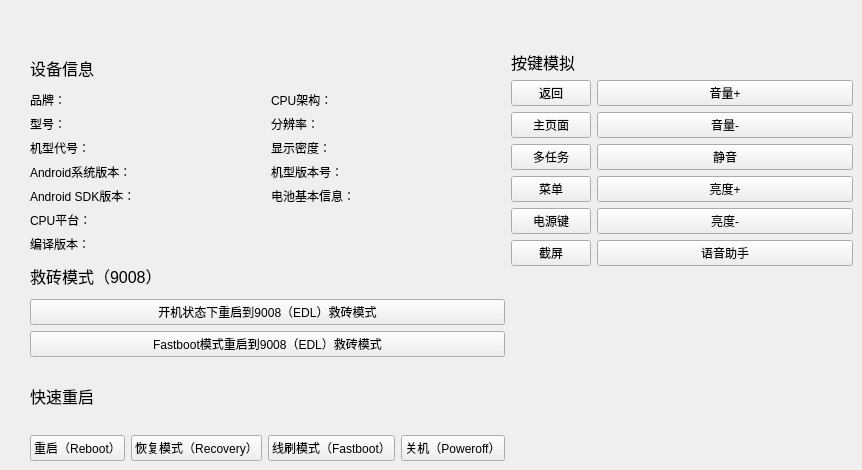
     <widget class="QWidget" name="mainpage">
      <attribute name="title">
       <string>主页</string>
      </attribute>
      <widget class="QWidget" name="layoutWidget">
       <property name="geometry">
        <rect>
         <x>30</x>
         <y>50</y>
         <width>823</width>
         <height>411</height>
        </rect>
       </property>
       <layout class="QHBoxLayout" name="horizontalLayout">
        <item>
         <layout class="QVBoxLayout" name="verticalLayout_42">
          <item>
           <layout class="QVBoxLayout" name="verticalLayout_41">
            <item>
             <widget class="QLabel" name="label_33">
              <property name="font">
               <font>
                <pointsize>12</pointsize>
               </font>
              </property>
              <property name="text">
               <string>设备信息</string>
              </property>
             </widget>
            </item>
            <item>
             <layout class="QVBoxLayout" name="verticalLayout_40">
              <item>
               <layout class="QGridLayout" name="gridLayout_2">
                <item row="0" column="0">
                 <widget class="QLabel" name="brand">
                  <property name="text">
                   <string>品牌：</string>
                  </property>
                 </widget>
                </item>
                <item row="0" column="1">
                 <widget class="QLabel" name="CPUArchitecture">
                  <property name="text">
                   <string>CPU架构：</string>
                  </property>
                 </widget>
                </item>
                <item row="1" column="0">
                 <widget class="QLabel" name="model">
                  <property name="text">
                   <string>型号：</string>
                  </property>
                 </widget>
                </item>
                <item row="1" column="1">
                 <widget class="QLabel" name="resolution">
                  <property name="text">
                   <string>分辨率：</string>
                  </property>
                 </widget>
                </item>
                <item row="2" column="0">
                 <widget class="QLabel" name="codename">
                  <property name="text">
                   <string>机型代号：</string>
                  </property>
                 </widget>
                </item>
                <item row="2" column="1">
                 <widget class="QLabel" name="DPI">
                  <property name="text">
                   <string>显示密度：</string>
                  </property>
                 </widget>
                </item>
                <item row="3" column="0">
                 <widget class="QLabel" name="AndroidVersion">
                  <property name="text">
                   <string>Android系统版本：</string>
                  </property>
                 </widget>
                </item>
                <item row="3" column="1">
                 <widget class="QLabel" name="modelversion">
                  <property name="text">
                   <string>机型版本号：</string>
                  </property>
                 </widget>
                </item>
                <item row="4" column="0">
                 <widget class="QLabel" name="AndoidSDKVersion">
                  <property name="text">
                   <string>Android SDK版本：</string>
                  </property>
                 </widget>
                </item>
                <item row="4" column="1">
                 <widget class="QLabel" name="batteryinfo">
                  <property name="text">
                   <string>电池基本信息：</string>
                  </property>
                 </widget>
                </item>
               </layout>
              </item>
              <item>
               <layout class="QVBoxLayout" name="verticalLayout_39">
                <item>
                 <widget class="QLabel" name="cpuplatforminfo">
                  <property name="text">
                   <string>CPU平台：</string>
                  </property>
                 </widget>
                </item>
                <item>
                 <widget class="QLabel" name="buildversion">
                  <property name="text">
                   <string>编译版本：</string>
                  </property>
                 </widget>
                </item>
               </layout>
              </item>
             </layout>
            </item>
           </layout>
          </item>
          <item>
           <layout class="QVBoxLayout" name="verticalLayout_45">
            <item>
             <layout class="QVBoxLayout" name="verticalLayout">
              <item>
               <widget class="QLabel" name="label_36">
                <property name="font">
                 <font>
                  <pointsize>12</pointsize>
                 </font>
                </property>
                <property name="text">
                 <string>救砖模式（9008）</string>
                </property>
               </widget>
              </item>
              <item>
               <layout class="QVBoxLayout" name="verticalLayout_44">
                <item>
                 <widget class="QPushButton" name="adbreboot9008">
                  <property name="text">
                   <string>开机状态下重启到9008（EDL）救砖模式</string>
                  </property>
                 </widget>
                </item>
                <item>
                 <widget class="QPushButton" name="fastbootreboot9008">
                  <property name="text">
                   <string>Fastboot模式重启到9008（EDL）救砖模式</string>
                  </property>
                 </widget>
                </item>
               </layout>
              </item>
             </layout>
            </item>
            <item>
             <layout class="QVBoxLayout" name="verticalLayout_43">
              <item>
               <widget class="QLabel" name="label_35">
                <property name="font">
                 <font>
                  <pointsize>12</pointsize>
                 </font>
                </property>
                <property name="text">
                 <string>快速重启</string>
                </property>
               </widget>
              </item>
              <item>
               <layout class="QHBoxLayout" name="horizontalLayout_26">
                <item>
                 <widget class="QPushButton" name="reboot">
                  <property name="text">
                   <string>重启（Reboot）</string>
                  </property>
                 </widget>
                </item>
                <item>
                 <widget class="QPushButton" name="rebootrecovery">
                  <property name="text">
                   <string>恢复模式（Recovery）</string>
                  </property>
                 </widget>
                </item>
                <item>
                 <widget class="QPushButton" name="rebootfastboot">
                  <property name="text">
                   <string>线刷模式（Fastboot）</string>
                  </property>
                 </widget>
                </item>
                <item>
                 <widget class="QPushButton" name="poweroff">
                  <property name="text">
                   <string>关机（Poweroff）</string>
                  </property>
                 </widget>
                </item>
               </layout>
              </item>
             </layout>
            </item>
           </layout>
          </item>
         </layout>
        </item>
        <item>
         <layout class="QFormLayout" name="formLayout">
          <item row="15" column="1">
           <widget class="QPushButton" name="voiceassistant">
            <property name="text">
             <string>语音助手</string>
            </property>
           </widget>
          </item>
          <item row="15" column="0">
           <widget class="QPushButton" name="screenshot">
            <property name="text">
             <string>截屏</string>
            </property>
           </widget>
          </item>
          <item row="14" column="0">
           <widget class="QPushButton" name="power">
            <property name="text">
             <string>电源键</string>
            </property>
           </widget>
          </item>
          <item row="14" column="1">
           <widget class="QPushButton" name="brightnessdown">
            <property name="text">
             <string>亮度-</string>
            </property>
           </widget>
          </item>
          <item row="13" column="1">
           <widget class="QPushButton" name="brightnessup">
            <property name="text">
             <string>亮度+</string>
            </property>
           </widget>
          </item>
          <item row="13" column="0">
           <widget class="QPushButton" name="menu">
            <property name="text">
             <string>菜单</string>
            </property>
           </widget>
          </item>
          <item row="12" column="0">
           <widget class="QPushButton" name="tasks">
            <property name="text">
             <string>多任务</string>
            </property>
           </widget>
          </item>
          <item row="11" column="0">
           <widget class="QPushButton" name="home">
            <property name="text">
             <string>主页面</string>
            </property>
           </widget>
          </item>
          <item row="10" column="0">
           <widget class="QPushButton" name="back">
            <property name="text">
             <string>返回</string>
            </property>
           </widget>
          </item>
          <item row="12" column="1">
           <widget class="QPushButton" name="mute">
            <property name="text">
             <string>静音</string>
            </property>
           </widget>
          </item>
          <item row="11" column="1">
           <widget class="QPushButton" name="volumedown">
            <property name="text">
             <string>音量-</string>
            </property>
           </widget>
          </item>
          <item row="10" column="1">
           <widget class="QPushButton" name="volumeup">
            <property name="text">
             <string>音量+</string>
            </property>
           </widget>
          </item>
          <item row="9" column="0">
           <widget class="QLabel" name="label_34">
            <property name="font">
             <font>
              <pointsize>12</pointsize>
             </font>
            </property>
            <property name="text">
             <string>按键模拟</string>
            </property>
           </widget>
          </item>
         </layout>
        </item>
       </layout>
      </widget>
     </widget>
